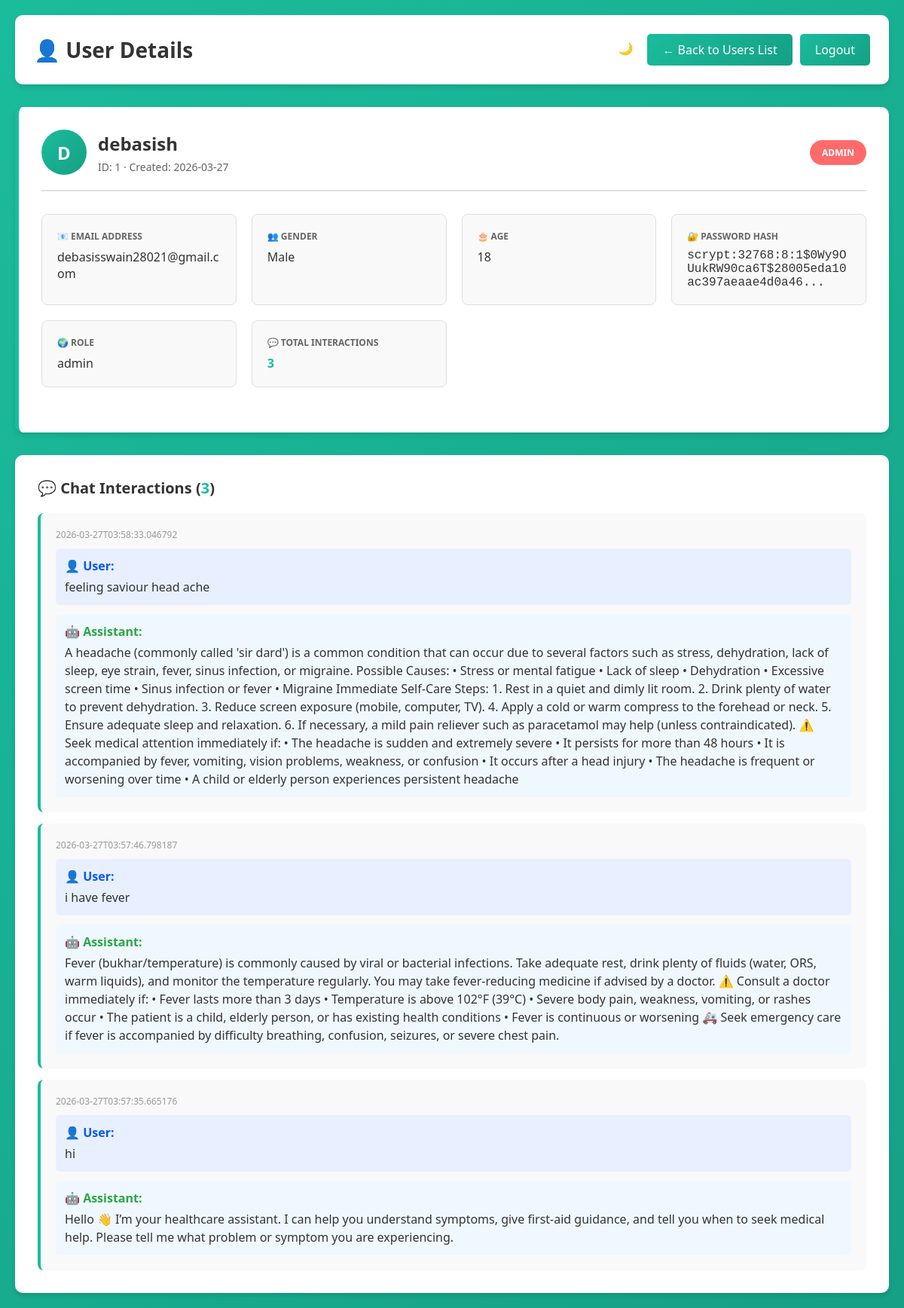
/admin/users/1 (signed in), run on the app's committed database.
### tables this page shows
CREATE TABLE users (
        id INTEGER PRIMARY KEY AUTOINCREMENT,
        username TEXT UNIQUE NOT NULL,
        email TEXT UNIQUE NOT NULL,
        password TEXT NOT NULL,
        gender TEXT,
        age INTEGER,
        created_at TEXT
    , role TEXT DEFAULT 'user');

CREATE TABLE interactions (
                id INTEGER PRIMARY KEY AUTOINCREMENT,
                user_id INTEGER NOT NULL,
                user_text TEXT,
                bot_text TEXT,
                timestamp TEXT,
                FOREIGN KEY (user_id) REFERENCES users(id) ON DELETE CASCADE
            );

### app.py (the view)
@app.route("/admin/users/<int:user_id>")
@admin_required
def admin_user_detail(user_id):
    conn = sqlite3.connect(DB_PATH)
    cur = conn.cursor()
    cur.execute("""
        SELECT id, username, email, gender, age, password, role, created_at
        FROM users
        WHERE id = ?
    """, (user_id,))
    user_data = cur.fetchone()
    if not user_data:
        conn.close()
        return redirect(url_for('admin_users'))
    cur.execute("""
        SELECT user_text, bot_text, timestamp
        FROM interactions
        WHERE user_id = ?
        ORDER BY id DESC
        LIMIT 100
    """, (user_id,))
    interactions = cur.fetchall()
    conn.close()
    user_info = {
        'id': user_data[0],
        'username': user_data[1],
        'email': user_data[2],
        'gender': user_data[3],
        'age': user_data[4],
        'password_hash': user_data[5],
        'role': user_data[6],
        'created_at': user_data[7],
        'total_interactions': len(interactions)
    }
    interactions_list = [
        {
            'user_text': i[0],
            'bot_text': i[1],
            'timestamp': i[2]
        }
        for i in interactions
    ]
    return render_template("admin_user_detail.html", user=user_info, interactions=interactions_list, admin_username=current_user.username)

### app.py (called while the page is built)
def admin_required(f):
    @wraps(f)
    def decorated_function(*args, **kwargs):
        if not current_user.is_authenticated or getattr(current_user, 'role', 'user') != 'admin':
            return redirect(url_for('login'))
        return f(*args, **kwargs)
    return decorated_function

@login_manager.user_loader
def load_user(user_id):
    conn = sqlite3.connect(DB_PATH)
    cur = conn.cursor()
    cur.execute("SELECT id, username, email, role FROM users WHERE id = ?", (user_id,))
    user_data = cur.fetchone()
    conn.close()
    if user_data:
        return User(user_data[0], user_data[1], user_data[2], user_data[3] if len(user_data) > 3 else 'user')
    return None

### templates/admin_user_detail.html (shortened to what this page needs)
<!DOCTYPE html>
<html lang="en">
<head>
</head>
<body>
    <div class="container">
        <div class="header">
            <h1>👤 User Details</h1>
            <div class="header-buttons">
                <button id="dark-toggle" onclick="toggleDarkMode()" title="Toggle dark mode">🌙</button>
                <a href="/admin/users">← Back to Users List</a>
                <a href="/logout">Logout</a>
            </div>
        </div>
        <div class="user-details">
            <div class="user-header">
                <div class="user-name">
                    <div class="user-avatar">{{ user.username[0]|upper }}</div>
                    <div>
                        <h2>{{ user.username }}</h2>
                        <div class="user-meta">ID: {{ user.id }} · Created: {{ user.created_at[:10] }}</div>
                    </div>
                </div>
                <span class="role-badge role-{% if user.role == 'admin' %}admin{% else %}user{% endif %}">
                    {{ user.role|upper }}
                </span>
            </div>
            <div class="details-grid">
                <div class="detail-card">
                    <div class="detail-label">📧 Email Address</div>
                    <div class="detail-value text">{{ user.email }}</div>
                </div>
                <div class="detail-card">
                    <div class="detail-label">👥 Gender</div>
                    <div class="detail-value text">{{ user.gender if user.gender else 'Not specified' }}</div>
                </div>
                <div class="detail-card">
                    <div class="detail-label">🎂 Age</div>
                    <div class="detail-value text">{{ user.age if user.age else 'Not specified' }}</div>
                </div>
                <div class="detail-card">
                    <div class="detail-label">🔐 Password Hash</div>
                    <div class="detail-value" title="{{ user.password_hash }}">
                        {{ user.password_hash[:60] }}...
                    </div>
                </div>
                <div class="detail-card">
                    <div class="detail-label">🌍 Role</div>
                    <div class="detail-value text">{{ user.role }}</div>
                </div>
                <div class="detail-card">
                    <div class="detail-label">💬 Total Interactions</div>
                    <div class="detail-value text">
                        <span class="interaction-count">{{ user.total_interactions }}</span>
                    </div>
                </div>
            </div>
        </div>
        <div class="interactions-section">
            <h3>💬 Chat Interactions (<span class="interaction-count">{{ user.total_interactions }}</span>)</h3>
            {% if interactions|length == 0 %}
                <div class="empty-state">
                    <h3>No Interactions Yet</h3>
                    <p>This user hasn't had any chat interactions yet.</p>
                </div>
            {% else %}
                <div class="interactions-list">
                    {% for interaction in interactions %}
                        <div class="interaction-item">
                            <div class="interaction-time">{{ interaction.timestamp }}</div>
                            <div class="user-message">
                                <div class="user-label">👤 User:</div>
                                <div class="user-text">{{ interaction.user_text }}</div>
                            </div>
                            <div class="bot-message">
                                <div class="bot-label">🤖 Assistant:</div>
                                <div class="bot-text">{{ interaction.bot_text }}</div>
                            </div>
                        </div>
                    {% endfor %}
                </div>
            {% endif %}
        </div>
    </div>
</body>
</html>

### templates/admin_user_detail.html (style rules this page uses)
* { margin: 0; padding: 0; box-sizing: border-box; }
body { font-family: 'Segoe UI', Tahoma, Geneva, Verdana, sans-serif; background: linear-gradient(135deg, #1abc9c 0%, #16a085 100%); min-height: 100vh; padding: 20px; }
.container { max-width: 1200px; margin: 0 auto; }
.header { background: white; padding: 25px; border-radius: 10px; margin-bottom: 30px; box-shadow: 0 4px 6px rgba(0, 0, 0, 0.1); display: flex; justify-content: space-between; align-items: center; }
.header h1 { color: #333; font-size: 28px; }
.header-buttons { display: flex; gap: 10px; }
.header-buttons a { padding: 10px 20px; background: linear-gradient(135deg, #1abc9c 0%, #16a085 100%); color: white; text-decoration: none; border-radius: 5px; transition: all 0.3s ease; font-weight: 500; border: none; cursor: pointer; }
.user-details { background: white; padding: 30px; border-radius: 10px; margin-bottom: 30px; box-shadow: 0 4px 6px rgba(0, 0, 0, 0.1); border-left: 5px solid #1abc9c; }
.user-header { display: flex; justify-content: space-between; align-items: center; margin-bottom: 30px; padding-bottom: 20px; border-bottom: 2px solid #e0e0e0; }
.user-name { display: flex; align-items: center; gap: 15px; }
.user-avatar { width: 60px; height: 60px; background: linear-gradient(135deg, #1abc9c 0%, #16a085 100%); border-radius: 50%; display: flex; align-items: center; justify-content: center; color: white; font-weight: bold; font-size: 24px; }
.user-name h2 { color: #333; font-size: 24px; margin-bottom: 5px; }
.user-meta { color: #666; font-size: 14px; }
.role-badge { display: inline-block; padding: 8px 16px; border-radius: 20px; font-size: 12px; font-weight: 600; }
.role-admin { background: #ff6b6b; color: white; }
.details-grid { display: grid; grid-template-columns: repeat(auto-fit, minmax(250px, 1fr)); gap: 20px; margin-bottom: 30px; }
.detail-card { background: #f9f9f9; padding: 20px; border-radius: 8px; border: 1px solid #e0e0e0; }
.detail-label { color: #666; font-size: 12px; text-transform: uppercase; font-weight: 600; margin-bottom: 8px; }
.detail-value { color: #333; font-size: 16px; word-break: break-all; font-family: 'Courier New', monospace; }
.detail-value.text { font-family: 'Segoe UI', Tahoma, Geneva, Verdana, sans-serif; }
.interactions-section { background: white; padding: 30px; border-radius: 10px; box-shadow: 0 4px 6px rgba(0, 0, 0, 0.1); }
.interactions-section h3 { color: #333; font-size: 20px; margin-bottom: 20px; }
.interaction-count { color: #1abc9c; font-weight: bold; }
.interactions-list { display: grid; gap: 15px; }
.interaction-item { background: #f9f9f9; padding: 20px; border-radius: 8px; border-left: 4px solid #1abc9c; }
.interaction-time { color: #999; font-size: 12px; margin-bottom: 10px; }
.user-message { background: #e8f0ff; padding: 12px; border-radius: 5px; margin-bottom: 12px; }
.user-label { color: #0055ff; font-weight: bold; margin-bottom: 5px; }
.user-text { color: #333; line-height: 1.5; }
.bot-message { background: #f0f8ff; padding: 12px; border-radius: 5px; }
.bot-label { color: #28a745; font-weight: bold; margin-bottom: 5px; }
.bot-text { color: #333; line-height: 1.5; }
#dark-toggle { width: 38px; height: 38px; border-radius: 50%; border: none; cursor: pointer; display: flex; align-items: center; justify-content: center; font-size: 16px; background: rgba(255, 255, 255, 0.2); color: white; transition: all 0.3s ease; }

### data on the page
users: username "D", username "debasish", id "1", created_at "2026-03-27", role "ADMIN", email "debasisswain28021@gmail.com", gender "Male", age "18", password "scrypt:32768:8:1$0Wy9OUukRW90ca6T$28005eda10ac397aeaae4d0a46", role "admin"
interactions: timestamp "2026-03-27T03:58:33.046792", user_text "feeling saviour head ache", bot_text "A headache (commonly called 'sir dard') is a common condition that can occur due to several factors such as stress, dehydration, lack of sleep, eye strain, fever, sinus infection, or migraine. Possible Causes: • Stress or mental fatigue • Lack of sleep • Dehydration • Excessive screen time • Sinus infection or fever • Migraine Immediate Self-Care Steps: 1. Rest in a quiet and dimly lit room. 2. Drink plenty of water to prevent dehydration. 3. Reduce screen exposure (mobile, computer, TV). 4. Apply a cold or warm compress to the forehead or neck. 5. Ensure adequate sleep and relaxation. 6. If necessary, a mild pain reliever such as paracetamol may help (unless contraindicated). ⚠️ Seek…"
interactions: timestamp "2026-03-27T03:57:46.798187", user_text "i have fever", bot_text "Fever (bukhar/temperature) is commonly caused by viral or bacterial infections. Take adequate rest, drink plenty of fluids (water, ORS, warm liquids), and monitor the temperature regularly. You may take fever-reducing medicine if advised by a doctor. ⚠️ Consult a doctor immediately if: • Fever lasts more than 3 days • Temperature is above 102°F (39°C) • Severe body pain, weakness, vomiting, or rashes occur • The patient is a child, elderly person, or has existing health conditions • Fever is continuous or worsening 🚑 Seek emergency care if fever is accompanied by difficulty breathing, confusion, seizures, or severe chest pain."
interactions: timestamp "2026-03-27T03:57:35.665176", user_text "hi", bot_text "Hello 👋 I’m your healthcare assistant. I can help you understand symptoms, give first-aid guidance, and tell you when to seek medical help. Please tell me what problem or symptom you are experiencing."

### other printed values
{{ user.total_interactions }} "3"
